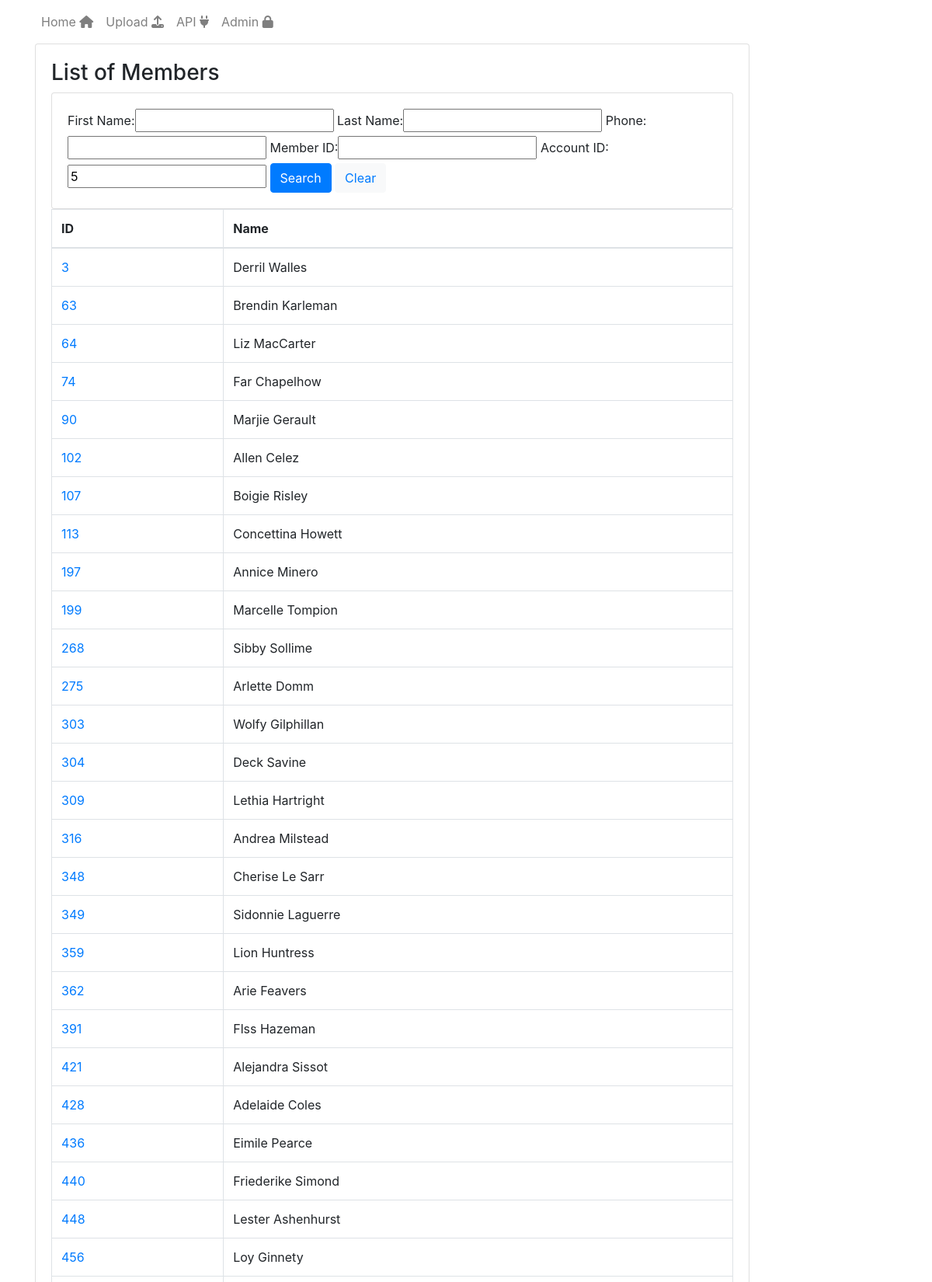
/?account_id=5 (upper part), run on the app's committed database.
### Members/models.py (models this page shows, shortened)
class Member(models.Model):
    first_name=models.CharField(max_length=100)
    last_name=models.CharField(max_length=100)
    phone_number=models.IntegerField()
    client_member_id=models.IntegerField()

### Members/views.py (the view)
# urls.py: path('', views.Members, name='home-page' ),
def Members(request, context={}):
    if request.method == 'GET' and 'account_id' in request.GET and request.GET['account_id'] != '':
        ac_id = request.GET['account_id']
        members = [account.member for account in Account.objects.filter(account_id=ac_id)]
        paginator = Paginator(members, 50)
        context['myFilter'] = MemberFilter(request.GET)
    else:
        members = Member.objects.all()
        myFilter = MemberFilter(request.GET, queryset=members)
        members = myFilter.qs
        paginator = Paginator(members, 50)
        context['myFilter'] = myFilter
    page = request.GET.get('page', 1)
    try:
        members = paginator.page(page)
    except PageNotAnInteger:
        members = paginator.page(1)
    except EmptyPage:
        members = paginator.page(paginator.num_pages)
    context['members'] =  members
    template = loader.get_template('Members/Members.html')
    return HttpResponse(template.render(context, request))

### Members/templates/Members/Members.html (shortened to what this page needs)
{% extends 'base.html' %}
{% block content %}
  <h3>List of Members</h3>
 <div class="row">
     <div class="col">
         <div class="card card-body">
             <form method="get">
                 {{ myFilter.form }}
                 <button class="btn btn-primary" type="submit">Search</button>
                  <button class="btn btn-light"> <a href="/">Clear</a></button>
             </form>
         </div>
     </div>
 </div>
<table class="table table-bordered">
  <thead>
    <tr>
      <th>ID</th>
      <th>Name</th>
    </tr>
  </thead>
  <tbody>
    {% for x in members %}
      <tr>
         <td><a href="/{{x.id}}">{{ x.id }}</a></td>
        <td>{{ x.first_name }} {{ x.last_name }}</td>
      </tr>
    {% endfor %}
  </tbody>
</table>
{% endblock %}

### Members/static/css/app.css (style rules this page uses)
body { background-color: gray-light; }

### data on the page
Member: id "3", first_name "Derril", last_name "Walles"
Member: id "63", first_name "Brendin", last_name "Karleman"
Member: id "64", first_name "Liz", last_name "MacCarter"
Member: id "74", first_name "Far", last_name "Chapelhow"
Member: id "90", first_name "Marjie", last_name "Gerault"
Member: id "102", first_name "Allen", last_name "Celez"
Member: id "107", first_name "Boigie", last_name "Risley"
Member: id "113", first_name "Concettina", last_name "Howett"
Member: id "197", first_name "Annice", last_name "Minero"
Member: id "199", first_name "Marcelle", last_name "Tompion"
Member: id "268", first_name "Sibby", last_name "Sollime"
Member: id "275", first_name "Arlette", last_name "Domm"
Member: id "303", first_name "Wolfy", last_name "Gilphillan"
Member: id "304", first_name "Deck", last_name "Savine"
Member: id "309", first_name "Lethia", last_name "Hartright"
Member: id "316", first_name "Andrea", last_name "Milstead"
Member: id "348", first_name "Cherise", last_name "Le Sarr"
Member: id "349", first_name "Sidonnie", last_name "Laguerre"
Member: id "359", first_name "Lion", last_name "Huntress"
Member: id "362", first_name "Arie", last_name "Feavers"
Member: id "391", first_name "Flss", last_name "Hazeman"
Member: id "421", first_name "Alejandra", last_name "Sissot"
Member: id "428", first_name "Adelaide", last_name "Coles"
Member: id "436", first_name "Eimile", last_name "Pearce"
Member: id "440", first_name "Friederike", last_name "Simond"
Member: id "448", first_name "Lester", last_name "Ashenhurst"
Member: id "456", first_name "Loy", last_name "Ginnety"
